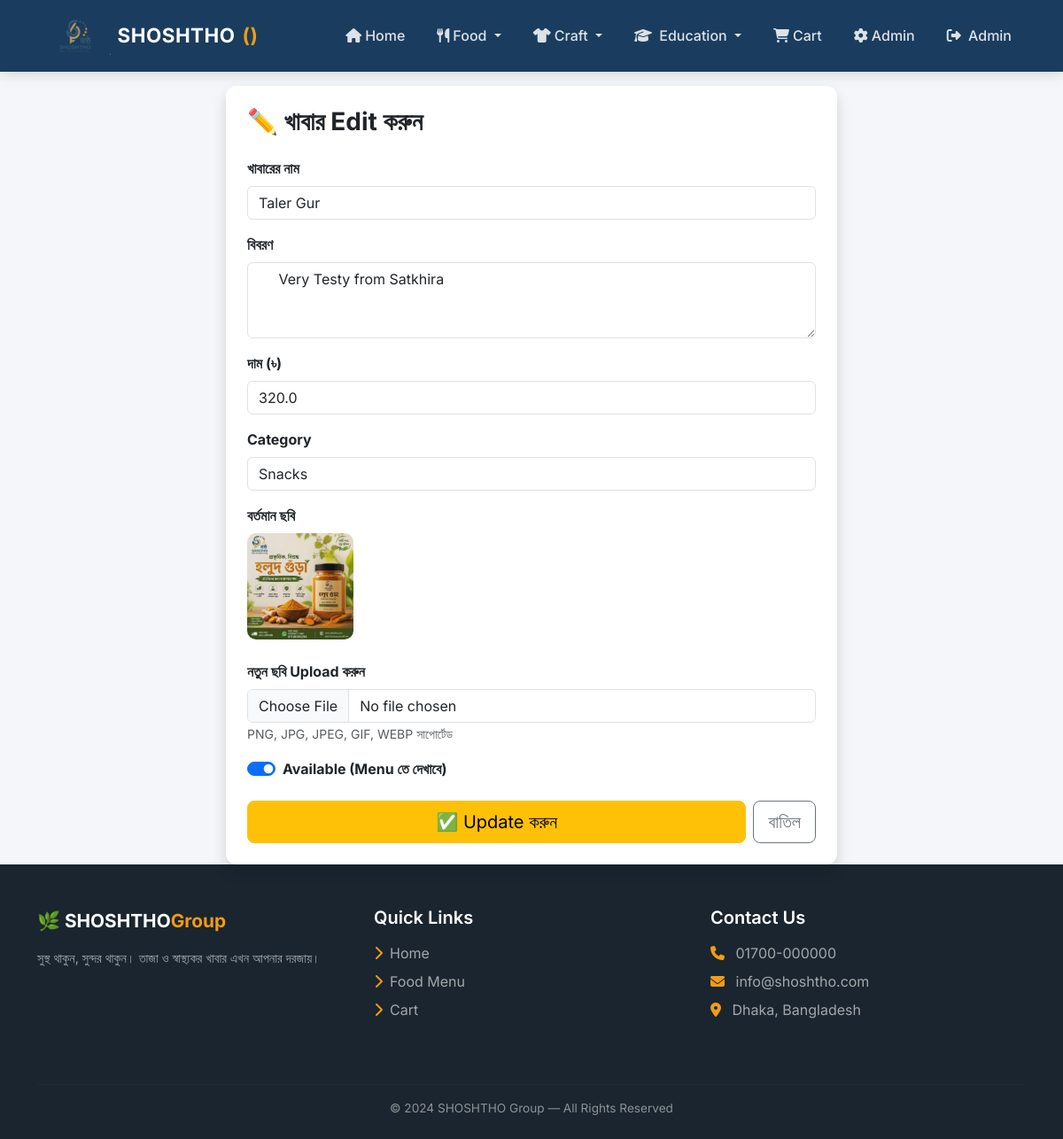
The page /admin/food/edit/4 (signed in) on the database its author committed.
### app/models.py (models this page shows)
class User(UserMixin, db.Model):
    id = db.Column(db.Integer, primary_key=True)
    name = db.Column(db.String(100), nullable=False)
    email = db.Column(db.String(150), unique=True,
                      nullable=False)
    password = db.Column(db.String(200), nullable=False)
    phone = db.Column(db.String(20))
    address = db.Column(db.Text)
    is_admin = db.Column(db.Boolean, default=False)
    orders = db.relationship('Order', backref='user',
                             lazy=True)

class FoodItem(db.Model):
    id = db.Column(db.Integer, primary_key=True)
    name = db.Column(db.String(200), nullable=False)
    description = db.Column(db.Text)
    price = db.Column(db.Float, nullable=False)
    old_price = db.Column(db.Float, nullable=True)
    badge = db.Column(db.String(50), nullable=True)
    category = db.Column(db.String(100))
    sub_category = db.Column(db.String(100))
    image_url = db.Column(db.String(300))
    is_available = db.Column(db.Boolean, default=True)
    is_featured = db.Column(db.Boolean, default=False)
    sort_order = db.Column(db.Integer, default=0)
    created_at = db.Column(db.DateTime,
                           default=datetime.utcnow)

### app/routes/admin.py (the view, shortened to what this page needs)
@admin.route('/admin/food/edit/<int:food_id>',
             methods=['GET','POST'])
@login_required
@admin_required
def edit_food(food_id):
    food = FoodItem.query.get_or_404(food_id)
    return render_template('admin/edit_food.html',
                           food=food)

### app/__init__.py (called while the page is built)
@login_manager.user_loader
def load_user(user_id):
    from .models import User
    return User.query.get(int(user_id))

### app/routes/admin.py (called while the page is built)
def admin_required(f):
    @wraps(f)
    def decorated(*args, **kwargs):
        if not current_user.is_admin:
            flash('Admin access দরকার!', 'danger')
            return redirect(url_for('shop.home'))
        return f(*args, **kwargs)
    return decorated

### app/routes/shop.py (called while the page is built)
@shop.app_context_processor
def inject_globals():
    return dict(get_blogs=get_blogs)

### app/templates/admin/edit_food.html
{% extends 'base.html' %}
{% block content %}
<div class="row justify-content-center">
    <div class="col-md-7">
        <div class="card shadow p-4">
            <h3 class="fw-bold mb-4">✏️ খাবার Edit করুন</h3>
            <form method="POST"
                  action="/admin/food/edit/{{ food.id }}"
                  enctype="multipart/form-data">
                <div class="mb-3">
                    <label class="form-label fw-bold">
                        খাবারের নাম
                    </label>
                    <input type="text" name="name"
                           class="form-control"
                           value="{{ food.name }}" required>
                </div>
                <div class="mb-3">
                    <label class="form-label fw-bold">বিবরণ</label>
                    <textarea name="description"
                              class="form-control"
                              rows="3">{{ food.description }}</textarea>
                </div>
                <div class="mb-3">
                    <label class="form-label fw-bold">দাম (৳)</label>
                    <input type="number" name="price"
                           class="form-control"
                           value="{{ food.price }}"
                           step="0.01" required>
                </div>
                <div class="mb-3">
                    <label class="form-label fw-bold">Category</label>
                    <input type="text" name="category"
                           class="form-control"
                           value="{{ food.category }}">
                </div>
                <div class="mb-3">
                    <label class="form-label fw-bold">
                        বর্তমান ছবি
                    </label>
                    <div>
                        {% if food.image_url %}
                        <img src="{{ food.image_url }}"
                             width="120" height="120"
                             style="object-fit:cover;
                                    border-radius:10px;"
                             class="mb-2">
                        {% else %}
                        <span class="text-muted">
                            কোনো ছবি নেই
                        </span>
                        {% endif %}
                    </div>
                </div>
                <div class="mb-3">
                    <label class="form-label fw-bold">
                        নতুন ছবি Upload করুন
                    </label>
                    <input type="file" name="image"
                           class="form-control"
                           accept="image/*">
                    <small class="text-muted">
                        PNG, JPG, JPEG, GIF, WEBP সাপোর্টেড
                    </small>
                </div>
                <div class="mb-4">
                    <div class="form-check form-switch">
                        <input class="form-check-input"
                               type="checkbox"
                               name="is_available"
                               id="is_available"
                               {{ 'checked' if food.is_available }}>
                        <label class="form-check-label fw-bold"
                               for="is_available">
                            Available (Menu তে দেখাবে)
                        </label>
                    </div>
                </div>
                <div class="d-flex gap-2">
                    <button type="submit"
                            class="btn btn-warning btn-lg flex-grow-1">
                        ✅ Update করুন
                    </button>
                    <a href="/admin"
                       class="btn btn-outline-secondary btn-lg">
                        বাতিল
                    </a>
                </div>
            </form>
        </div>
    </div>
</div>
{% endblock %}

### app/templates/base.html (shortened to what this page needs)
<!DOCTYPE html>
<html lang="bn">
<head>
    <link href="https://cdn.jsdelivr.net/npm/bootstrap@5.3.0/dist/css/bootstrap.min.css" rel="stylesheet">
    <link href="https://cdnjs.cloudflare.com/ajax/libs/font-awesome/6.4.0/css/all.min.css" rel="stylesheet">
</head>
<body>
<nav class="navbar navbar-expand-lg">
    <div class="container">
        <a class="navbar-brand d-flex align-items-center gap-2" href="/">
    <img src="/static/images/logo.png"
         height="45"
         onerror="this.style.display='none'"
         alt="SHOSHTHO Logo">
    SHOSHTHO<span>()</span>
</a>
        <div class="collapse navbar-collapse" id="navMenu">
            <ul class="navbar-nav ms-auto align-items-center gap-1">
    <li class="nav-item">
        <a class="nav-link" href="/">
            <i class="fas fa-home me-1"></i>Home
        </a>
    </li>
    <li class="nav-item dropdown">
        <a class="nav-link dropdown-toggle" href="#"
           data-bs-toggle="dropdown">
            <i class="fas fa-utensils me-1"></i>Food
        </a>
    </li>
    <li class="nav-item dropdown">
        <a class="nav-link dropdown-toggle" href="#"
           data-bs-toggle="dropdown">
            <i class="fas fa-tshirt me-1"></i>Craft
        </a>
    </li>
    <li class="nav-item dropdown">
        <a class="nav-link dropdown-toggle" href="#"
           data-bs-toggle="dropdown">
            <i class="fas fa-graduation-cap me-1"></i>
            Education
        </a>
    </li>
    <li class="nav-item">
        <a class="nav-link" href="/cart">
            <i class="fas fa-shopping-cart me-1"></i>Cart
            {% set cart = session.get('cart', {}) %}
        </a>
    </li>
    {% if current_user.is_authenticated %}
        {% if current_user.is_admin %}
        <li class="nav-item">
            <a class="nav-link" href="/admin">
                <i class="fas fa-cog me-1"></i>Admin
            </a>
        </li>
        {% endif %}
        <li class="nav-item">
            <a class="nav-link" href="/logout">
                <i class="fas fa-sign-out-alt me-1"></i>
                {{ current_user.name }}
            </a>
        </li>
    {% else %}
        <li class="nav-item">
            <a class="nav-link" href="/login">
                <i class="fas fa-sign-in-alt me-1"></i>Login
            </a>
        </li>
    {% endif %}
</ul>
        </div>
    </div>
</nav>
<main>
    {% block content %}{% endblock %}
</main>
<footer>
    <div class="container">
        <div class="row">
            <div class="col-md-4 mb-4">
                <div class="footer-brand mb-3">
                    🌿 SHOSHTHO<span>Group</span>
                </div>
                <p style="color:rgba(255,255,255,0.6); font-size:0.9rem;">
                    সুস্থ থাকুন, সুন্দর থাকুন।
                    তাজা ও স্বাস্থ্যকর খাবার
                    এখন আপনার দরজায়।
                </p>
            </div>
            <div class="col-md-4 mb-4">
                <h5 class="mb-3">Quick Links</h5>
                <ul class="list-unstyled">
                    <li class="mb-2">
                        <a href="/"><i class="fas fa-chevron-right me-2" style="color:var(--accent)"></i>Home</a>
                    </li>
                    <li class="mb-2">
                        <a href="/menu"><i class="fas fa-chevron-right me-2" style="color:var(--accent)"></i>Food Menu</a>
                    </li>
                    <li class="mb-2">
                        <a href="/cart"><i class="fas fa-chevron-right me-2" style="color:var(--accent)"></i>Cart</a>
                    </li>
                </ul>
            </div>
            <div class="col-md-4 mb-4">
                <h5 class="mb-3">Contact Us</h5>
                <ul class="list-unstyled" style="color:rgba(255,255,255,0.6);">
                    <li class="mb-2">
                        <i class="fas fa-phone me-2" style="color:var(--accent)"></i>
                        01700-000000
                    </li>
                    <li class="mb-2">
                        <i class="fas fa-envelope me-2" style="color:var(--accent)"></i>
                        info@shoshtho.com
                    </li>
                    <li class="mb-2">
                        <i class="fas fa-map-marker-alt me-2" style="color:var(--accent)"></i>
                        Dhaka, Bangladesh
                    </li>
                </ul>
            </div>
        </div>
        <hr class="footer-divider">
        <div class="text-center" style="color:rgba(255,255,255,0.5); font-size:0.85rem;">
            © 2024 SHOSHTHO Group — All Rights Reserved
        </div>
    </div>
</footer>
</body>
</html>

### app/templates/base.html (style rules this page uses)
:root { --primary: #1a3c5e; --secondary: #2e86c1; --accent: #f39c12; --light: #f8f9fa; --dark: #1a252f; --text: #2c3e50; }
* { margin: 0; padding: 0; box-sizing: border-box; }
body { font-family: 'Inter', 'Hind Siliguri', sans-serif; color: var(--text); background: #f4f6f9; }
.navbar { background: var(--primary) !important; box-shadow: 0 2px 15px rgba(0,0,0,0.15); padding: 0.8rem 0; }
.navbar-brand { color: white !important; font-weight: 700; font-size: 1.4rem; letter-spacing: 0.5px; }
.navbar-brand span { color: var(--accent); }
.nav-link { color: rgba(255,255,255,0.85) !important; font-weight: 500; padding: 0.5rem 1rem !important; border-radius: 6px; transition: all 0.2s; }
.card { border: none; border-radius: 12px; box-shadow: 0 2px 12px rgba(0,0,0,0.07); transition: all 0.3s; background: white; }
footer { background: var(--dark); color: rgba(255,255,255,0.8); padding: 3rem 0 1.5rem; }
footer h5 { color: white; font-weight: 600; }
footer a { color: rgba(255,255,255,0.6); text-decoration: none; transition: color 0.2s; }
.footer-brand { color: white; font-size: 1.3rem; font-weight: 700; }
.footer-brand span { color: var(--accent); }
.footer-divider { border-color: rgba(255,255,255,0.1); margin: 2rem 0 1rem; }
body { padding-bottom: 70px; }
@media (min-width: 768px) { body { padding-bottom: 0; } }

### rows shown on the page
User: name "Admin"
FoodItem: name "Taler Gur", description "Very Testy from Satkhira", price "320.0", category "Snacks", image_url (picture)
